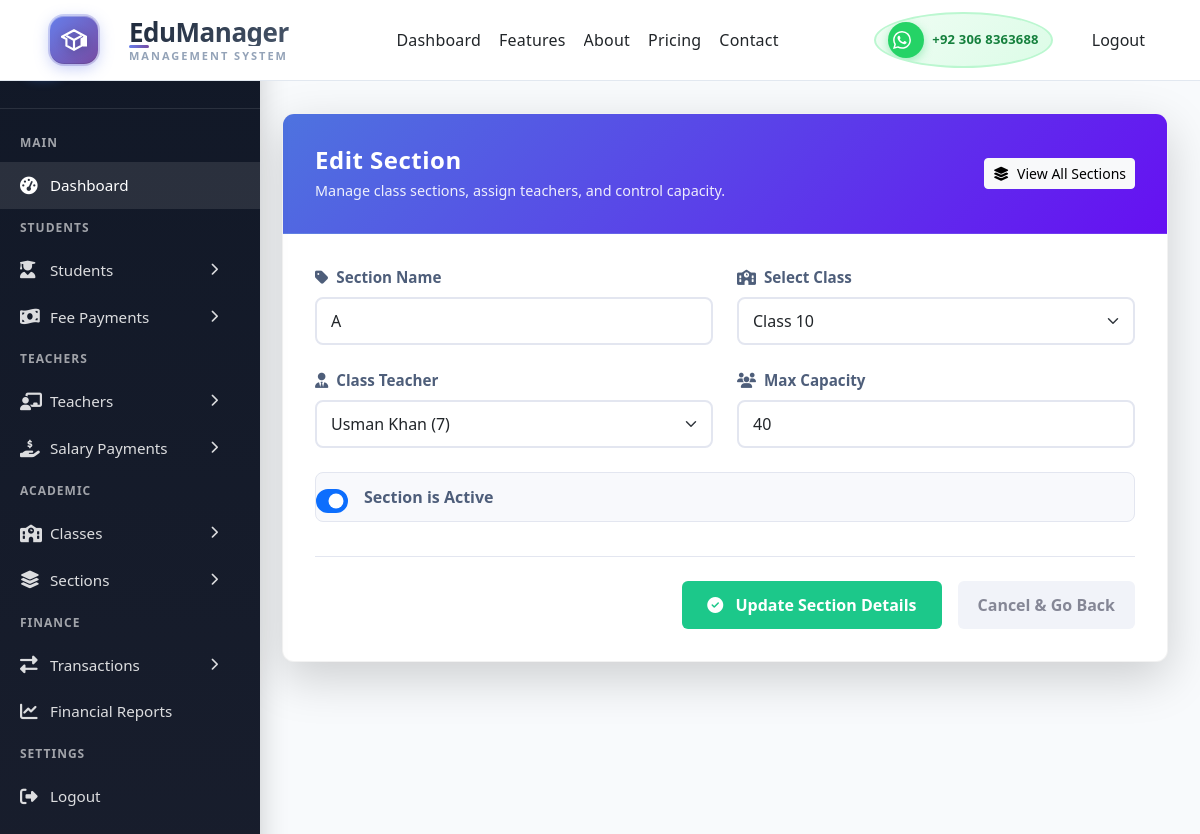
/sections/update/1/ (signed in), run on the app's committed database.
### base/models.py (models this page shows, shortened)
class Section(models.Model):
    name = models.CharField(max_length=5, default='A')
    student_class = models.ForeignKey("Class",
        on_delete=models.CASCADE,
        related_name="sections"
        )
    class_teacher = models.ForeignKey("Teacher",on_delete=models.SET_NULL,
        null=True,
        blank=True,
        related_name="section_teacher"
        )
    capacity = models.PositiveIntegerField(default=40, validators=[MinValueValidator(1)])
    is_active = models.BooleanField(default=True)
    created_at = models.DateTimeField(auto_now_add=True)
    updated_at = models.DateTimeField(auto_now=True)
    class Meta:
        ordering = ["student_class", "name",]
        verbose_name = "Section"
        verbose_name_plural = "Sections"
    constraints = [
            models.UniqueConstraint(
                fields=["student_class", "name"], # No duplicate class-section combos
                name="unique_class_section"
            ),
            models.UniqueConstraint(
                fields=['class_teacher'],
                condition=Q(class_teacher__isnull=False),
                name='unique_class_teacher'
            )
        ]

### base/views.py (the view)
# urls.py: path('sections/update/<int:pk>/', views.section_update, name='section_update'),
@login_required(login_url='loginPage')
def section_update(request,pk):
    section_obj = get_object_or_404(Section, pk=pk)
    form = SectionForm(
        request.POST or None,
        request.FILES or None,
        instance= section_obj
    )
    if form.is_valid():
        form.save()
        messages.success(request,"Section updated successfully")
        return redirect("section_list")
    return render(request,"sections/section_form.html",{"form": form})

### base/forms.py
class SectionForm(forms.ModelForm):
    class Meta:
        model = Section
        fields = "__all__"
        widgets = {
            'name': forms.TextInput(attrs={'class': 'form-control', 'placeholder': 'e.g., A, B, C'}),
            'student_class': forms.Select(attrs={'class': 'form-select'}),
            'class_teacher': forms.Select(attrs={'class': 'form-select'}),
            'capacity': forms.NumberInput(attrs={'class': 'form-control', 'min': '1'}),
            'is_active': forms.CheckboxInput(attrs={'class': 'form-check-input', 'role': 'switch'}),
        }

### base/models.py (called while the page is built)
    def __str__(self):
        return f"{self.first_name} {self.last_name} ({self.teacher_id})"

    def __str__(self):
        return self.name

### base/templates/sections/section_form.html (shortened to what this page needs)
{% extends 'main.html' %}
{% load static %}
{% block content %}
<div class="tf-dashboard-layout">
    <aside class="tf-sidebar flex-shrink-0">
        {% include "sidebar.html" %}
    </aside>
    <main class="tf-main-content flex-grow-1">
        <div class="tf-form-container tf-animate">
            <div class="tf-form-card shadow-lg">
                <div class="tf-header-box">
                    <div class="tf-header-text">
                        <h1>
                            {% if form.instance.pk %}Edit Section{% else %}Add New Section {% endif %}
                        </h1>
                        <p>Manage class sections, assign teachers, and control capacity.</p>
                    </div>
                    <a href="{% url 'section_list' %}" class="btn btn-light btn-sm">
                        <i class="fas fa-layer-group me-2"></i>View All Sections
                    </a>
                </div>
                <form method="POST" class="tf-styled-form">
                    <div class="row g-4">
                        <div class="col-md-6">
                            <label class="tf-label"><i class="fas fa-tag me-2"></i>Section Name</label>
                            {{ form.name }}
                        </div>
                        <div class="col-md-6">
                            <label class="tf-label"><i class="fas fa-school me-2"></i>Select Class</label>
                            {{ form.student_class }}
                        </div>
                        <div class="col-md-6">
                            <label class="tf-label"><i class="fas fa-user-tie me-2"></i>Class Teacher</label>
                            {{ form.class_teacher }}
                        </div>
                        <div class="col-md-6">
                            <label class="tf-label"><i class="fas fa-users me-2"></i>Max Capacity</label>
                            {{ form.capacity }}
                        </div>
                        <div class="col-12">
                            <div class="form-check form-switch tf-switch">
                                {{ form.is_active }}
                                <label class="form-check-label ms-2" for="{{ form.is_active.id_for_label }}">Section is
                                    Active</label>
                            </div>
                        </div>
                    </div>
                <div class="sf-actions">
                    <button type="submit" class="sf-btn-save">
                        <i class="fas fa-check-circle me-2"></i>
                        {% if form.instance.pk %}Update Section Details{% else %}Save Section Details{% endif %}
                    </button>
                    <a href="{% url 'section_list' %}" class="sf-btn-back">Cancel & Go Back</a>
                </div>
                </form>
            </div>
        </div>
    </main>
</div>
{% endblock %}

### static/styles/style_0.css (style rules this page uses)
*, *::before, *::after { box-sizing: border-box; }
body { margin: 0; padding: 0; font-family: 'Segoe UI', Tahoma, Geneva, Verdana, sans-serif; background: #f8fafc; }
:root { --primary: #0f172a; --primary-light: #1e293b; --accent: #3b82f6; --accent-glow: #60a5fa; --whatsapp: #25d366; --whatsapp-dark: #128c7e; --text: #64748b; --text-dark: #0f172a; --bg: #ffffff; --border: #e2e8f0; --shadow: 0 4px 6px -1px rgba(0, 0, 0, 0.1); --shadow-lg: 0 10px 15px -3px rgba(0, 0, 0, 0.1); --radius: 8px; --radius-lg: 12px; }
html { scroll-behavior: smooth; scroll-padding-top: 100px; }

### static/styles/navbar.css (style rules this page uses)
.btn { display: inline-flex; align-items: center; justify-content: center; font-size: 13px; font-weight: 600; text-decoration: none; padding: 8px 16px; border-radius: var(--radius); transition: all 0.3s cubic-bezier(0.4, 0, 0.2, 1); cursor: pointer; border: none; font-family: inherit; white-space: nowrap; flex-shrink: 0; position: relative; overflow: hidden; }
.btn::before { content: ''; position: absolute; top: 50%; left: 50%; width: 0; height: 0; border-radius: 50%; background: rgba(255, 255, 255, 0.3); transform: translate(-50%, -50%); transition: width 0.6s, height 0.6s; }

### static/styles/login.css (style rules this page uses)
:root { --color-primary: #3b82f6; --color-primary-hover: #2563eb; --color-primary-active: #1d4ed8; --color-secondary: #64748b; --color-success: #10b981; --color-error: #ef4444; --color-warning: #f59e0b; --color-info: #3b82f6; --color-white: #ffffff; --color-gray-50: #f8fafc; --color-gray-100: #f1f5f9; --color-gray-200: #e2e8f0; --color-gray-300: #cbd5e1; --color-gray-400: #94a3b8; --color-gray-500: #64748b; --color-gray-600: #475569; --color-gray-700: #334155; --color-gray-800: #1e293b; --color-gray-900: #0f172a; --font-sans: -apple-system, BlinkMacSystemFont, "Segoe UI", Roboto, "Helvetica Neue", Arial, sans-serif; --font-mono: ui-monospace, SFMono-Regular, "SF Mono", Menlo, Consolas, monospace; --space-1: 0.25rem; --space-2: 0.5rem; --space-3: 0.75rem; --space-4: 1rem; --space-5: 1.25rem; --space-6: 1.5rem; --space-8: 2rem; --space-10: 2.5rem; --radius-sm: 0.375rem; --radius-md: 0.5rem; --radius-lg: 0.75rem; --radius-xl: 1rem; --shadow-sm: 0 1px 2px 0 rgb(0 0 0 / 0.05); --shadow-md: 0 4px 6px -1px rgb(0 0 0 / 0.1), 0 2px 4px -2px rgb(0 0 0 / 0.1); --shadow-lg: 0 10px 15px -3px rgb(0 0 0 / 0.1), 0 4px 6px -4px rgb(0 0 0 / 0.1); --shadow-xl: 0 20px 25px -5px rgb(0 0 0 / 0.1), 0 8px 10px -6px rgb(0 0 0 / 0.1); --transition-fast: 150ms cubic-bezier(0.4, 0, 0.2, 1); --transition-base: 200ms cubic-bezier(0.4, 0, 0.2, 1); --transition-slow: 300ms cubic-bezier(0.4, 0, 0.2, 1); }

### static/styles/dashboard.css (style rules this page uses)
:root { --primary-50: #eff6ff; --primary-100: #dbeafe; --primary-200: #bfdbfe; --primary-500: #3b82f6; --primary-600: #2563eb; --primary-700: #1d4ed8; --primary-900: #1e3a8a; --success: #10b981; --success-light: #d1fae5; --warning: #f59e0b; --warning-light: #fef3c7; --danger: #ef4444; --danger-light: #fee2e2; --purple: #8b5cf6; --purple-light: #ede9fe; --gray-50: #f9fafb; --gray-100: #f3f4f6; --gray-200: #e5e7eb; --gray-300: #d1d5db; --gray-400: #9ca3af; --gray-500: #6b7280; --gray-600: #4b5563; --gray-700: #374151; --gray-800: #1f2937; --gray-900: #111827; --space-1: 0.25rem; --space-2: 0.5rem; --space-3: 0.75rem; --space-4: 1rem; --space-5: 1.25rem; --space-6: 1.5rem; --space-8: 2rem; --space-10: 2.5rem; --space-12: 3rem; --sidebar-width: 280px; --sidebar-collapsed: 80px; --header-height: 80px; --radius-sm: 0.375rem; --radius-md: 0.5rem; --radius-lg: 0.75rem; --radius-xl: 1rem; --radius-2xl: 1.5rem; --radius-full: 9999px; --shadow-sm: 0 1px 2px 0 rgb(0 0 0 / 0.05); --shadow-md: 0 4px 6px -1px rgb(0 0 0 / 0.1), 0 2px 4px -2px rgb(0 0 0 / 0.1); --shadow-lg: 0 10px 15px -3px rgb(0 0 0 / 0.1), 0 4px 6px -4px rgb(0 0 0 / 0.1); --shadow-xl: 0 20px 25px -5px rgb(0 0 0 / 0.1), 0 8px 10px -6px rgb(0 0 0 / 0.1); --shadow-glow: 0 0 20px rgba(59, 130, 246, 0.3); --transition-fast: 150ms cubic-bezier(0.4, 0, 0.2, 1); --transition-base: 200ms cubic-bezier(0.4, 0, 0.2, 1); --transition-slow: 300ms cubic-bezier(0.4, 0, 0.2, 1); --transition-spring: 500ms cubic-bezier(0.68, -0.55, 0.265, 1.55); }
* { margin: 0; padding: 0; box-sizing: border-box; }
html, body { margin: 0; padding: 0; width: 100%; max-width: 100%; overflow-x: hidden; height: 100vh; }

### static/styles/teacher_list.css (style rules this page uses)
:root { --sidebar-bg: #1e293b; --main-bg: #f8fafc; --add-btn: #2563eb; --add-hover: #1d4ed8; --edit-btn: #22c55e; --edit-hover: #16a34a; --delete-btn: #ef4444; --delete-hover: #dc2626; --text-dark: #1e293b; --text-muted: #64748b; }

### data on the page
Section: name "A", student_class "Class 10", class_teacher "Usman Khan (7)", capacity "40", is_active "☑"
